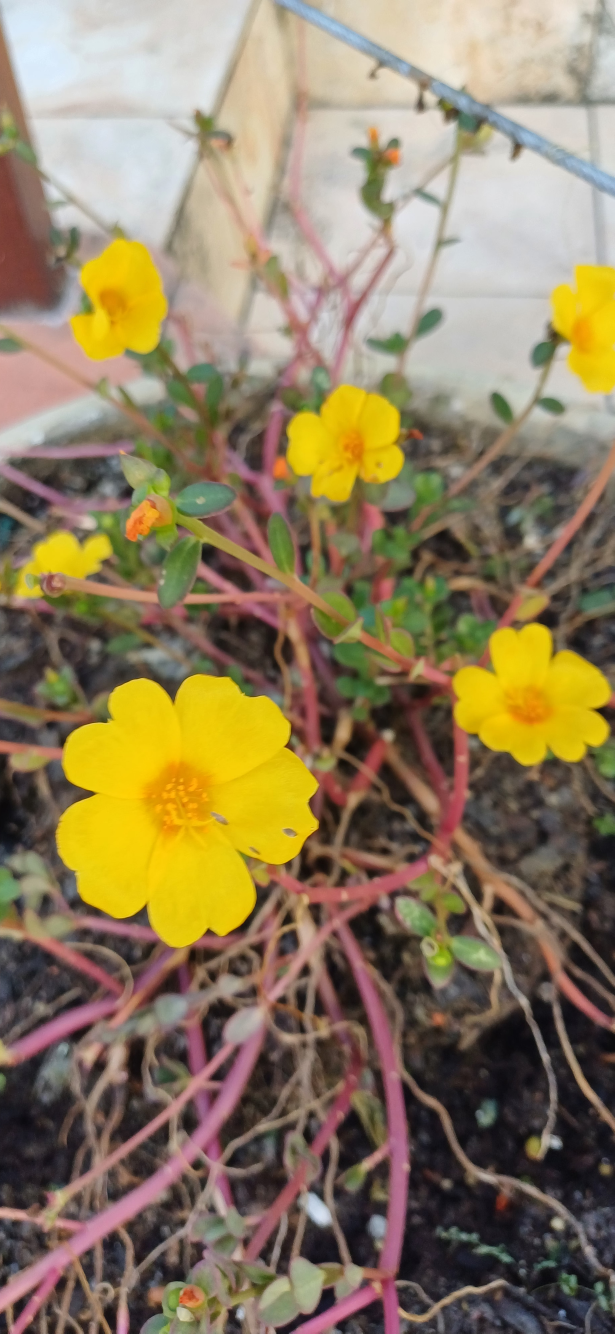
#> input picture images/original.jpg, 1844 x 4000 px (shown at 1/3 size)
$ python advanced_analysis.py
#> lines starting #> are read from the running program, lines starting #| are printed output that depends on the picture
#> further down, image is the input picture: shape (4000, 1844, 3); mean B, G, R 94.4, 125.3, 142.3
import os
import sys
import cv2
import numpy as np
import matplotlib.pyplot as plt

OUTPUT_DIR = "outputs"

images = {
    "Original": "images/original.jpg",
    "WhatsApp": "images/whatsapp.jpg",
    "Document": "images/document.jpg",
}

os.makedirs(OUTPUT_DIR, exist_ok=True)


def validate_required_files(required_files):
    missing_files = [
        path for path in required_files.values()
        if not os.path.exists(path)
    ]

    if not missing_files:
        return

    print("\nMissing required image files:\n")

    for path in missing_files:
        print(f"  - {path}")

    print(
        "\nBefore running this analysis, make sure you have:\n"
        "  1. images/original.jpg  -> the original image with hidden data\n"
        "  2. images/whatsapp.jpg  -> the image sent and downloaded via WhatsApp as media\n"
        "  3. images/document.jpg  -> the same image sent and downloaded as a document\n\n"
        "Example workflow:\n"
        "  mkdir -p images payload outputs\n"
        "  cp /path/to/your/image.jpg images/original.jpg\n"
        "  echo 'CONFIDENTIAL DATA - STEGANOGRAPHY TEST' > payload/secret.txt\n"
        "  steghide embed -cf images/original.jpg -ef payload/secret.txt\n\n"
        "Then send images/original.jpg through WhatsApp twice:\n"
        "  - once as a regular image, save it as images/whatsapp.jpg\n"
        "  - once as a document, save it as images/document.jpg\n"
    )

    sys.exit(1)


validate_required_files(images)

def calculate_entropy(image):
    """
    Calculate Shannon entropy of the image.
    Higher entropy = more randomness/information.
    """
    histogram = cv2.calcHist([image], [0], None, [256], [0, 256])
#> histogram = 256 values, max 79239 at index 5, min 635 at index 255, mean 28812.5
    histogram_norm = histogram.ravel() / histogram.sum()
#> histogram_norm = 256 values, max 0.0107 at index 5, min 8.61e-05 at index 255, mean 0.00391
    histogram_norm = histogram_norm[histogram_norm > 0]
    return -np.sum(histogram_norm * np.log2(histogram_norm))


def file_size_kb(path):
    """Return file size in KB."""
    return os.path.getsize(path) / 1024


def safe_difference(img1, img2):
    """
    Compute pixel difference safely.
    If images have different sizes, resize to smallest common resolution.
    """
    if img1 is None or img2 is None:
        raise ValueError("One of the images could not be loaded. Check file paths.")

    height = min(img1.shape[0], img2.shape[0])
#> height = 1600
    width = min(img1.shape[1], img2.shape[1])
#> width = 737

    img1_resized = cv2.resize(img1, (width, height))
    img2_resized = cv2.resize(img2, (width, height))

    return cv2.absdiff(img1_resized, img2_resized)
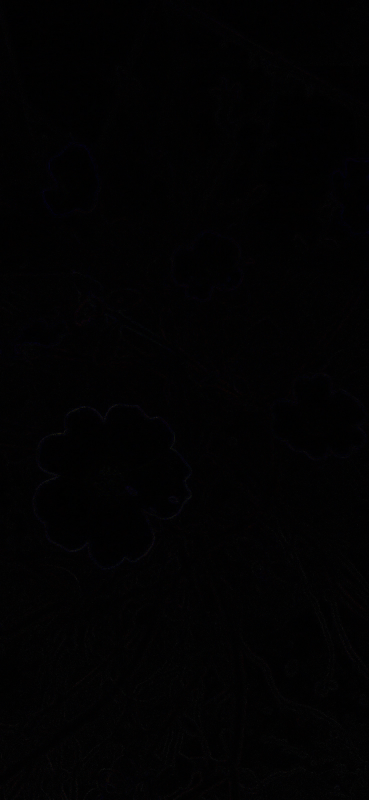
#> returned value: shape (1600, 737, 3) (shown at 1/2 size); mean of channels 0, 1, 2 2.2, 1.7, 2; drawn as B, G, R


# Load and process images
data = {}

for name, path in images.items():
    image = cv2.imread(path)

    if image is None:
        raise ValueError(f"Failed to load image: {path}")

    data[name] = {
        "image": image,
        "entropy": calculate_entropy(image),
        "size": file_size_kb(path)
    }

# Compute differences
diff_whatsapp = safe_difference(data["Original"]["image"], data["WhatsApp"]["image"])
diff_document = safe_difference(data["Original"]["image"], data["Document"]["image"])
#> in safe_difference (call 2), `return cv2.absdiff(img1_resized, img2_resized)`: returned value: shape (4000, 1844, 3); every value is 0

# Normalize difference for better visualization
diff_whatsapp_vis = cv2.normalize(diff_whatsapp, None, 0, 255, cv2.NORM_MINMAX)
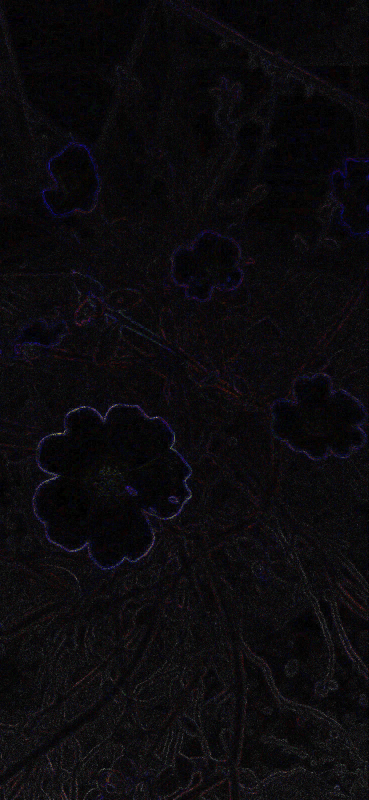
#> diff_whatsapp_vis: shape (1600, 737, 3) (shown at 1/2 size); mean of channels 0, 1, 2 13, 10.3, 11.9; drawn as B, G, R
diff_document_vis = cv2.normalize(diff_document, None, 0, 255, cv2.NORM_MINMAX)

# Plot everything
plt.figure(figsize=(16, 12))

# Original images
for i, (name, info) in enumerate(data.items()):
    plt.subplot(3, 3, i + 1)
    plt.imshow(cv2.cvtColor(info["image"], cv2.COLOR_BGR2RGB))
    plt.title(name)
    plt.axis("off")
#> this loop made 3 passes
#> name on passes 1 to 3: 'Original', 'WhatsApp', 'Document'

# Differences
plt.subplot(3, 3, 4)
plt.imshow(diff_whatsapp_vis)
plt.title("Original vs WhatsApp (Difference)")
plt.axis("off")

plt.subplot(3, 3, 5)
plt.imshow(diff_document_vis)
plt.title("Original vs Document (Difference)")
plt.axis("off")

# Histograms
for i, (name, info) in enumerate(data.items()):
    plt.subplot(3, 3, 7 + i)

    for channel, color in enumerate(["b", "g", "r"]):
        hist = cv2.calcHist([info["image"]], [channel], None, [256], [0, 256])
        plt.plot(hist, color=color)

    plt.title(f"Histogram - {name}")

plt.tight_layout()
plt.savefig("outputs/analysis_result.png")
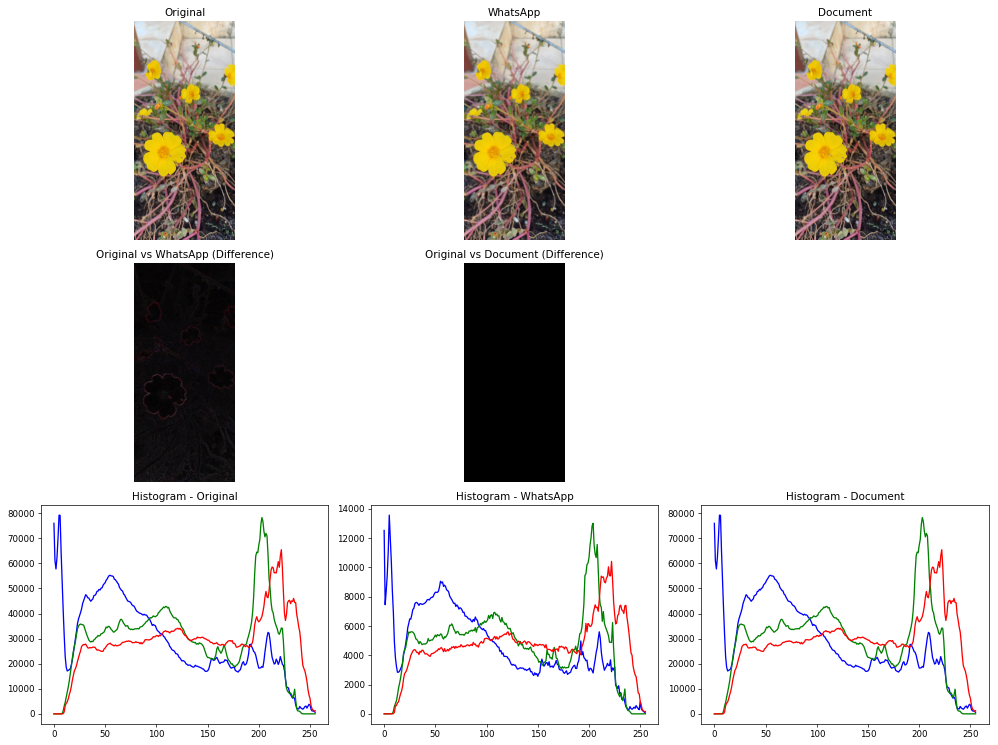
#> figure drawn by matplotlib, 8 panels; panel 6: curve peaks at x = 5, y = 79239; panel 6: curve peaks at x = 203, y = 78286; panel 6: curve peaks at x = 222, y = 65455; panel 7: curve peaks at x = 5, y = 13576

# Console summary
print("\n=== ANALYSIS SUMMARY ===\n")

for name, info in data.items():
    print(f"{name}:")
    print(f"  File size: {info['size']:.2f} KB")
    print(f"  Entropy:   {info['entropy']:.4f}")
    print()
